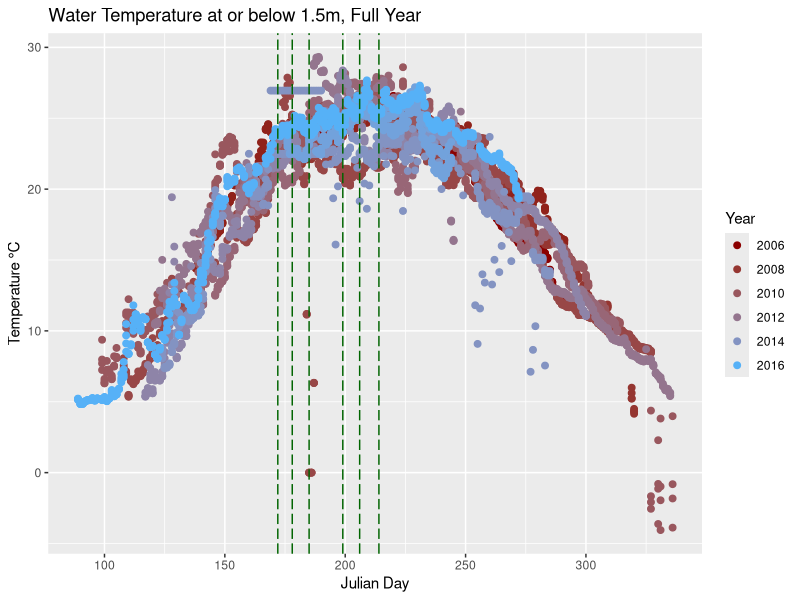
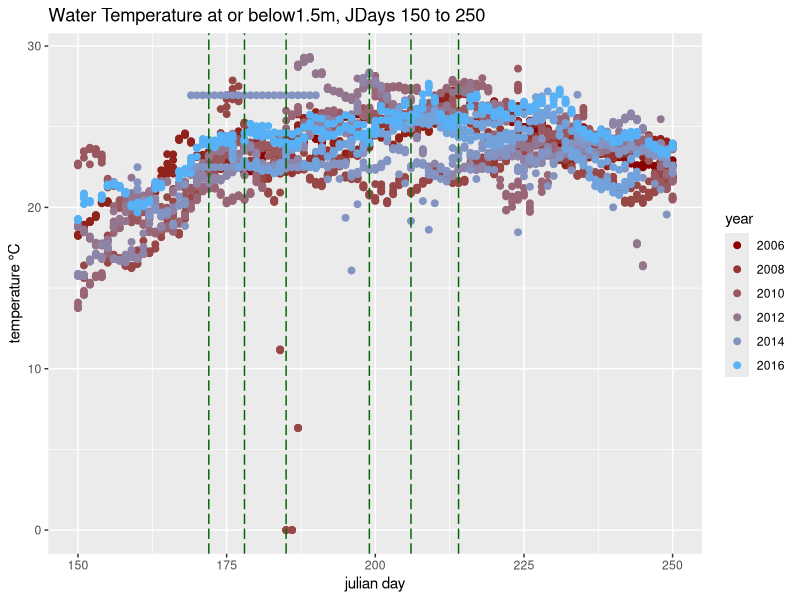
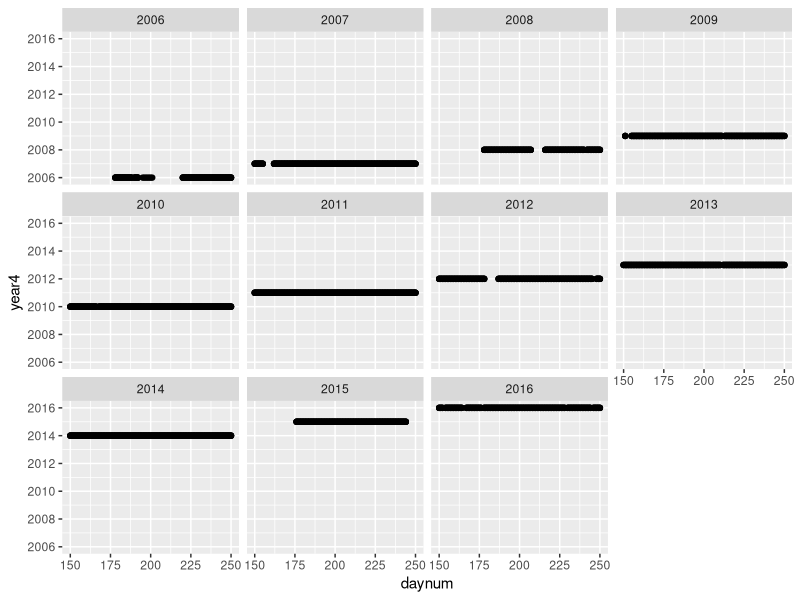

These charts were generated, in order, by the following R code:
library(ggplot2)
library(grid)
library(gridExtra)
setwd("~/Dropbox/clado-manuscript/Mikes_MS_Data/")
data <- read.csv("north_temperate_lakes_lter__daily_water_temperature_-_lake_mendota.csv", header=T)
head(data)
nolegend <- theme(legend.position="none")
Jdays <- c(172,178,185,199,206,214)
# Subset all wtemp at or below 1.5 meters (sample depth up to shore). 
clado.depth <- subset(data, depth<=1.5, select = year4:wtemp)
# All years (2006-2016), full year. 
wide1 <- qplot(clado.depth$daynum, y = clado.depth$wtemp) + 
  geom_point(aes(colour = clado.depth$year4), size=2) + 
  labs(title = "Water Temperature at or below 1.5m, Full Year", x="Julian Day", y="Temperature °C") + 
  geom_vline(xintercept=Jdays, colour="darkgreen", linetype = "longdash") + 
  guides(color=guide_legend(title="Year")) + 
  scale_colour_gradient(low = "darkred")
wide1
# All years (2006-2016), sample dates ± 25 days
clado.depth.zoom <- subset(clado.depth, daynum>=150 & daynum<=250, select = year4:wtemp)
zoom1 <- qplot(clado.depth.zoom$daynum, y = clado.depth.zoom$wtemp) + 
  geom_point(aes(colour = clado.depth.zoom$year4), size=2) + 
  labs(title = "Water Temperature at or below1.5m, JDays 150 to 250", x="julian day", y="temperature °C") + 
  geom_vline(xintercept=Jdays, colour="darkgreen", linetype = "longdash") + 
  guides(color=guide_legend(title="year")) + scale_colour_gradient(low = "darkred")
zoom1
# Smarter way to make grid of plots. 
p <- ggplot(clado.depth.zoom, aes(daynum, year4))
p + geom_point() + facet_wrap(~year4)
